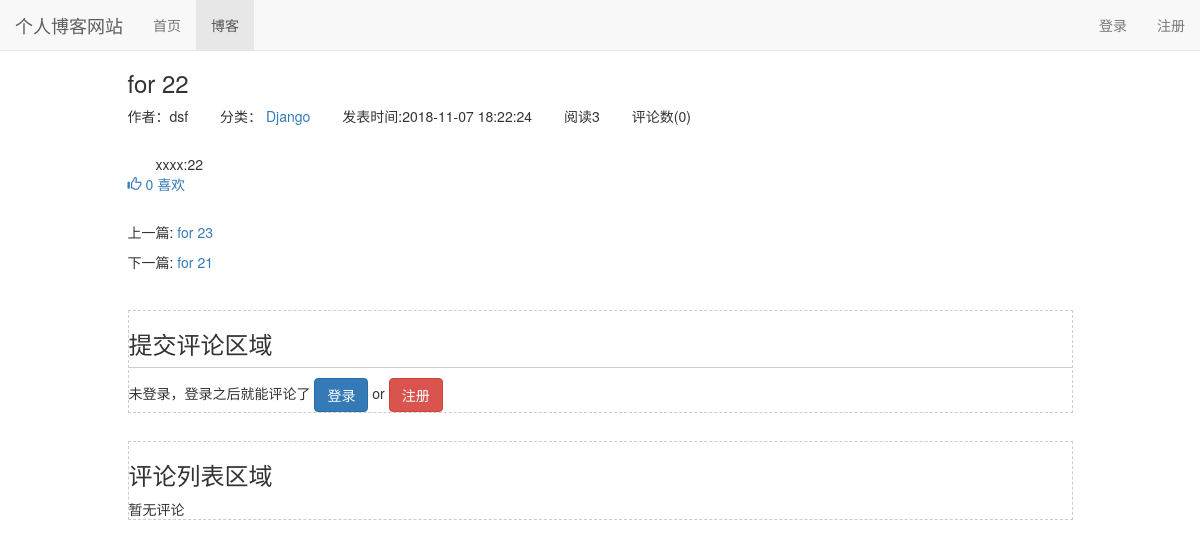
Screenshot of /blog/28 with the database file from the repository.
### blog/models.py (models this page shows, shortened)
class Blog(models.Model,ReadNumExpandMethod):
    title = models.CharField(max_length=50)
    blog_type = models.ForeignKey(BlogType,on_delete=models.DO_NOTHING)
    content = RichTextUploadingField()#允许上传图片的字段
    author = models.ForeignKey(User,on_delete=models.DO_NOTHING)
    read_details = GenericRelation(ReadDetail)  #关联这个模型，可以直接访问该模型中的数据
    create_time = models.DateTimeField(auto_now_add=True)
    last_updated_time = models.DateTimeField(auto_now=True)
    class Meta:
        ordering = ['-create_time']

class BlogType(models.Model):
    type_name = models.CharField(max_length=15)
    def __str__(self):
        return self.type_name #在后台管理界面显示的信息

### read_account/models.py (models this page shows)
class ReadNum(models.Model):
    read_num = models.IntegerField(default=0)
    content_type = models.ForeignKey(ContentType, on_delete=models.DO_NOTHING)  # do_nothing删除不会影响到关联的数据表  关联对应模型
    object_id = models.PositiveIntegerField() #对应模型的主键值
    content_object = GenericForeignKey('content_type', 'object_id')  # 将上面2个字段统一起来变成通用外键

### likes/models.py (models this page shows)
class LikeCount(models.Model):
    content_type = models.ForeignKey(ContentType, on_delete=models.DO_NOTHING)
    object_id = models.PositiveIntegerField()  #
    content_object = GenericForeignKey('content_type', 'object_id')
    liked_num = models.IntegerField(default=0)

### blog/views.py (the view)
# urls.py: path('<int:blog_pk>', views.blog_detail,name='blog_detail'),
def blog_detail(request, blog_pk):  # 博客文章
    blog = get_object_or_404(Blog, pk=blog_pk)
    read_cookies_key = read_account_once_read(request, blog)
    blog_content_type = ContentType.objects.get_for_model(blog)
    comments = Comment.objects.filter(content_type=blog_content_type,object_id=blog.pk,parent=None)
    context = {}
    blog = get_object_or_404(Blog, pk=blog_pk)
    context['previous_blog'] = Blog.objects.filter(create_time__gt=blog.create_time).last()
    context['next_blog'] = Blog.objects.filter(create_time__lt=blog.create_time).first()
    context['blog'] = blog
    context['login_form'] = LoginForm()
    context['comments'] = comments.order_by('-comment_time')
    context['comment_form'] = CommentForm(initial={'content_type':blog_content_type.model,'object_id':blog_pk,'replay_comment_id':0})
    response = render(request, 'blog/blog_detail.html', context)
    response.set_cookie(read_cookies_key,'true')  # 阅读cookies标记  设置有效期 1： max_age=60  以秒为单位  2： expires=datetime对象  具体时间，到了时间就失效
    return response

### comment/templatetags/comment_tags.py (called while the page is built)
@register.simple_tag
def get_comment_count(obj):
    content_type = ContentType.objects.get_for_model(obj)
    return Comment.objects.filter(content_type=content_type,object_id=obj.pk).count()

### likes/templatetags/likes_tags.py (called while the page is built)
@register.simple_tag
def get_like_count(obj):
    content_type = ContentType.objects.get_for_model(obj)
    like_count,created =  LikeCount.objects.get_or_create(content_type=content_type,object_id = obj.pk)
    return like_count.liked_num

@register.simple_tag(takes_context=True)
def get_like_status(context,obj):
    content_type = ContentType.objects.get_for_model(obj)
    user = context['user']
    if not user.is_authenticated:
        return ''
    if LikeRecord.objects.filter(content_type=content_type,object_id=obj.pk,user=context['user']).exists():
        return 'active'
    else:
        return ''

@register.simple_tag
def get_content_type(obj):
    content_type = ContentType.objects.get_for_model(obj)
    return content_type.model

### read_account/models.py (called while the page is built)
    def get_read_num(self):
        try:
            ct = ContentType.objects.get_for_model(self)
            readnum = ReadNum.objects.get(content_type=ct, object_id=self.pk)
            return readnum.read_num
        except exceptions.ObjectDoesNotExist:
            return 0

### read_account/utils.py (called while the page is built)
def read_account_once_read(request, obj):
    ct = ContentType.objects.get_for_model(obj)
    key = "%s_%s_read" % (ct.model, obj.pk)
    if not request.COOKIES.get(key):
        readnum,created = ReadNum.objects.get_or_create(content_type=ct, object_id=obj.pk)
        readnum.read_num += 1
        readnum.save()
        date = timezone.now().date()
        readDetail,created = ReadDetail.objects.get_or_create(content_type=ct, object_id=obj.pk, date=date)
        readDetail.read_num += 1
        readDetail.save()
    return key

### blog/templates/blog/blog_detail.html (shortened to what this page needs)
{% extends 'base.html' %}
{% block nav_blog_active %}
    active
{% endblock %}
{% load staticfiles %}
{% load  comment_tags %}
{% load likes_tags %}
{% block header_extends %}
    <link rel="stylesheet" href="{% static 'blog/blog.css' %}">
{% endblock %}
{% block content %}
    <div class="container">
        <div class="row">
            <div class="col-xs-10 col-xs-offset-1">
                <h3>{{ blog.title }}</h3>
                <ul class="blog-info-description">
                    <li>作者：{{ blog.author }}</li>
                    <li>分类：<a href="{% url 'blogs_with_type' blog.blog_type.pk %}">
                        {{ blog.blog_type }}
                    </a></li>
                    <li>发表时间:{{ blog.last_updated_time| date:'Y-m-d H:i:s' }}</li>
                    <li>阅读{{ blog.get_read_num }}</li>
                    <li>评论数({% get_comment_count blog %})</li>
                </ul>
                <div class="blog-content">{{ blog.content|safe }}</div>
                <div class="like" onclick="likeChange(this,'{% get_content_type blog %}',{{ blog.pk }})">
                    <span class="glyphicon glyphicon-thumbs-up {% get_like_status blog %}"></span>
                    <span class="liked-num">{% get_like_count blog %}</span>
                    <span >喜欢</span>
                </div>
                <div class="blog-more">
                    <p>上一篇:
                        {% if previous_blog %}
                            <a href="{% url 'blog_detail' previous_blog.pk %}">{{ previous_blog.title }}</a>
                        {% else %}
                            没有了
                        {% endif %}
                    </p>
                    <p>下一篇:{% if next_blog %}
                        <a href="{% url 'blog_detail' next_blog.pk %}">{{ next_blog.title }}</a>
                    {% else %}
                        没有了
                    {% endif %}</p>
                </div>
            </div>
        </div>
        <div class="row">
            <div class="col-xs-10 col-xs-offset-1">
                <div class="comment-area">
                    <h3 class="comment-area-title">提交评论区域</h3>
                    {% if user.is_authenticated %}
                        <form id="comment_form" action="{% url 'update_comment' %}" method="POST">
                            {% csrf_token %}
                            <label>{{ user.username }},欢迎评论~</label>
                            <div id="reply_content_container" style="display: none">
                                <p>回复：</p>
                                <div id="reply_content"></div>
                            </div>
                            <br>
                            {% for field in comment_form %}
                                {{ field }}
                            {% endfor %}
                            <span id="comment_error" class="text-danger pull-left"></span>
                            <input type="submit" value="提交评论" class="btn btn-primary pull-right">
                        </form>
                    {% else %}
                        未登录，登录之后就能评论了
                        <a class="btn btn-primary" href="{% url 'login' %}?from={{ request.get_full_path }}">登录</a>
                        <span>or</span>
                        <a class="btn btn-danger" href="{% url 'register' %}?from={{ request.get_full_path }}">注册</a>
                    {% endif %}
                </div>
                <div class="comment-area">
                    <h3>评论列表区域</h3>
                    <div id="comment_list">
                        {% for comment in comments %}
                            <div class="comment">
                                <span>{{ comment.user.username }}</span>
                                <span>({{ comment.comment_time| date:'Y-m-d H:i:s' }}):</span>
                                <div id="comment_{{ comment.pk }}">
                                    {{ comment.text|safe }}
                                </div>
                <div class="like" onclick="likeChange(this,'{% get_content_type comment%}',{{ comment.pk }})">
                    <span class="glyphicon glyphicon-thumbs-up {% get_like_status comment %}"></span>
                    <span class="liked-num">{% get_like_count comment %}</span>
                </div>
                                <a href="javascript:reply({{ comment.pk }})">回复</a>
                                {% for reply in comment.root_comment.all %}
                                    <div class="replay">
                                        <span>{{ reply.user.username }}</span>
                                        <span>({{ reply.comment_time| date:'Y-m-d H:i:s' }})</span>
                                        <div class="like" onclick="likeChange(this,'{% get_content_type reply%}',{{ reply.pk }})">
                    <span class="glyphicon glyphicon-thumbs-up {% get_like_status reply %}"></span>
                    <span class="liked-num">{% get_like_count reply %}</span>
                </div>
                                        <span>回复</span>
                                        <span>{{ reply.reply_to.username }}&nbsp;&nbsp;&nbsp;</span>
                                        <div id="comment_{{ reply.pk }}">
                                            <span> {{ reply.text|safe }}</span>
                                        </div>
                                        <a href="javascript:reply({{ reply.pk }})">回复</a>
                                    </div>
                                {% endfor %}
                            </div>
                        {% empty %}
                            <span id="no_comment">暂无评论</span>
                        {% endfor %}
                    </div>
                </div>
            </div>
        </div>
    </div>
{% endblock %}

### static/base.css (style rules this page uses)
* { margin: 0; padding: 0; }
body { padding-top:50px!important; }
ul li { list-style-type: none!important; }

### blog/static/blog/blog.css (style rules this page uses)
ul.blog-info-description { list-style-type: none; margin-bottom: 2em; }
ul.blog-info-description li { display: inline-block; margin-right: 2em; }
div.blog-content { text-indent: 2em; }
div.blog-more { margin-top: 2em; }
div.comment-area { margin-top: 2em; border: 1px dashed #cccccc; }
h3.comment-area-title { border-bottom: 1px solid #ccc; padding-bottom: 0.4em; }
div.like { color: #337ab7; cursor: pointer; display: inline-block; }

### rows the page displays
Blog: title "for 22", author "dsf", blog_type "Django", last_updated_time "2018-11-07 18:22:24", get_read_num "3", id "0", content "xxxx:22", id.liked_num "0"
Blog: title "for 23"
Blog: title "for 21"
